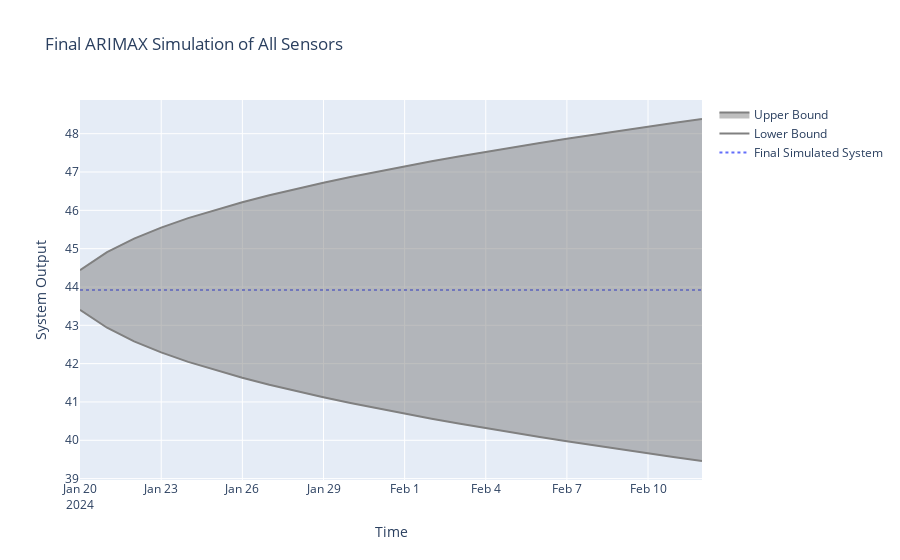

The code cell stored with this chart in its notebook:
### Code cell
# Visualize Final Simulation
fig = go.Figure()
fig.add_trace(go.Scatter(x=pd.date_range(start=all_data.index[-1], periods=24, freq='30s'),
                         y=final_forecast, mode='lines', name='Final Simulated System', line=dict(dash='dot')))
fig.add_trace(go.Scatter(x=pd.date_range(start=all_data.index[-1], periods=24, freq='30s'),
                         y=conf_int[:, 0], mode='lines', name='Lower Bound', line=dict(color='gray')))
fig.add_trace(go.Scatter(x=pd.date_range(start=all_data.index[-1], periods=24, freq='30s'),
                         y=conf_int[:, 1], mode='lines', name='Upper Bound', line=dict(color='gray'), fill='tonexty'))

fig.update_layout(title="Final ARIMAX Simulation of All Sensors", xaxis_title="Time", yaxis_title="System Output")
fig.show()

### Figure 1 — Plotly figure (JSON) as saved in the notebook; plotly's stock layout.template omitted (floating-point values rounded to 4 significant figures)
{"data": [{"line": {"dash": "dot"}, "mode": "lines", "name": "Final Simulated System", "type": "scatter", "x": ["2024-01-19T23:54:00", "2024-01-20T23:54:00", "2024-01-21T23:54:00", "2024-01-22T23:54:00", "2024-01-23T23:54:00", "2024-01-24T23:54:00", "2024-01-25T23:54:00", "2024-01-26T23:54:00", "2024-01-27T23:54:00", "2024-01-28T23:54:00", "2024-01-29T23:54:00", "2024-01-30T23:54:00", "2024-01-31T23:54:00", "2024-02-01T23:54:00", "2024-02-02T23:54:00", "2024-02-03T23:54:00", "2024-02-04T23:54:00", "2024-02-05T23:54:00", "2024-02-06T23:54:00", "2024-02-07T23:54:00", "2024-02-08T23:54:00", "2024-02-09T23:54:00", "2024-02-10T23:54:00", "2024-02-11T23:54:00"], "y": [43.92, 43.92, 43.92, 43.92, 43.92, 43.92, 43.92, 43.92, 43.92, 43.92, 43.92, 43.92, 43.92, 43.92, 43.92, 43.92, 43.92, 43.92, 43.92, 43.92, 43.92, 43.92, 43.92, 43.92]}, {"line": {"color": "gray"}, "mode": "lines", "name": "Lower Bound", "type": "scatter", "x": ["2024-01-19T23:54:00", "2024-01-20T23:54:00", "2024-01-21T23:54:00", "2024-01-22T23:54:00", "2024-01-23T23:54:00", "2024-01-24T23:54:00", "2024-01-25T23:54:00", "2024-01-26T23:54:00", "2024-01-27T23:54:00", "2024-01-28T23:54:00", "2024-01-29T23:54:00", "2024-01-30T23:54:00", "2024-01-31T23:54:00", "2024-02-01T23:54:00", "2024-02-02T23:54:00", "2024-02-03T23:54:00", "2024-02-04T23:54:00", "2024-02-05T23:54:00", "2024-02-06T23:54:00", "2024-02-07T23:54:00", "2024-02-08T23:54:00", "2024-02-09T23:54:00", "2024-02-10T23:54:00", "2024-02-11T23:54:00"], "y": [43.41, 42.94, 42.58, 42.29, 42.05, 41.83, 41.63, 41.45, 41.28, 41.12, 40.97, 40.83, 40.69, 40.56, 40.44, 40.32, 40.2, 40.08, 39.97, 39.86, 39.76, 39.66, 39.56, 39.46]}, {"fill": "tonexty", "line": {"color": "gray"}, "mode": "lines", "name": "Upper Bound", "type": "scatter", "x": ["2024-01-19T23:54:00", "2024-01-20T23:54:00", "2024-01-21T23:54:00", "2024-01-22T23:54:00", "2024-01-23T23:54:00", "2024-01-24T23:54:00", "2024-01-25T23:54:00", "2024-01-26T23:54:00", "2024-01-27T23:54:00", "2024-01-28T23:54:00", "2024-01-29T23:54:00", "2024-01-30T23:54:00", "2024-01-31T23:54:00", "2024-02-01T23:54:00", "2024-02-02T23:54:00", "2024-02-03T23:54:00", "2024-02-04T23:54:00", "2024-02-05T23:54:00", "2024-02-06T23:54:00", "2024-02-07T23:54:00", "2024-02-08T23:54:00", "2024-02-09T23:54:00", "2024-02-10T23:54:00", "2024-02-11T23:54:00"], "y": [44.44, 44.91, 45.26, 45.55, 45.8, 46.01, 46.21, 46.39, 46.56, 46.72, 46.87, 47.01, 47.15, 47.28, 47.41, 47.53, 47.65, 47.76, 47.87, 47.98, 48.08, 48.19, 48.29, 48.38]}], "layout": {"title": {"text": "Final ARIMAX Simulation of All Sensors"}, "xaxis": {"title": {"text": "Time"}}, "yaxis": {"title": {"text": "System Output"}}}}
